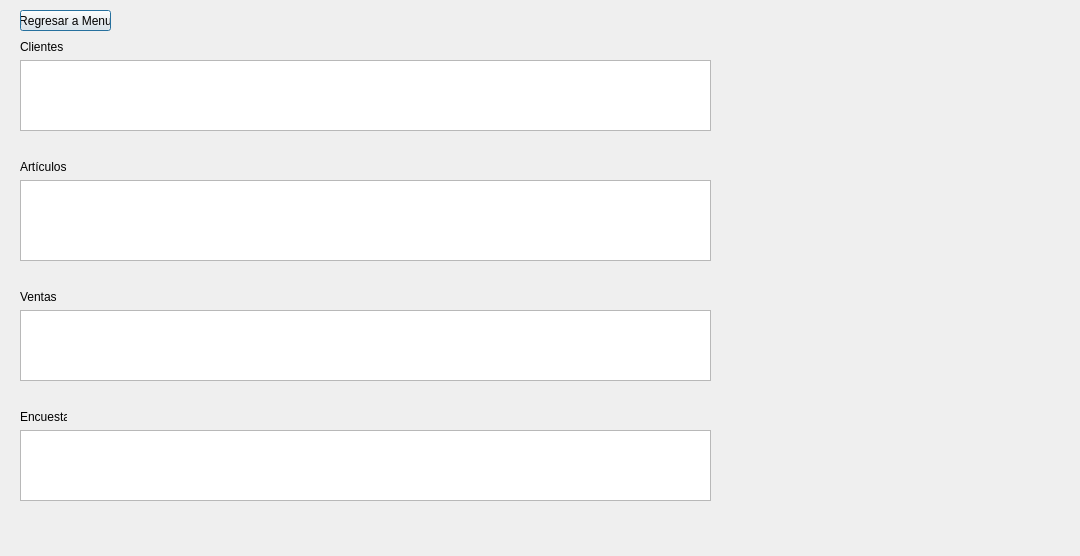
<?xml version="1.0" encoding="UTF-8"?>
<ui version="4.0">
 <class>pantalla_mostrar</class>
 <widget class="QDialog" name="pantalla_mostrar">
  <property name="geometry">
   <rect>
    <x>0</x>
    <y>0</y>
    <width>1080</width>
    <height>556</height>
   </rect>
  </property>
  <property name="windowTitle">
   <string>Dialog</string>
  </property>
  <widget class="QTableView" name="table_clientes">
   <property name="geometry">
    <rect>
     <x>20</x>
     <y>60</y>
     <width>691</width>
     <height>71</height>
    </rect>
   </property>
  </widget>
  <widget class="QLabel" name="label">
   <property name="geometry">
    <rect>
     <x>20</x>
     <y>40</y>
     <width>47</width>
     <height>13</height>
    </rect>
   </property>
   <property name="text">
    <string>Clientes</string>
   </property>
  </widget>
  <widget class="QLabel" name="label_2">
   <property name="geometry">
    <rect>
     <x>20</x>
     <y>160</y>
     <width>47</width>
     <height>13</height>
    </rect>
   </property>
   <property name="text">
    <string>Artículos</string>
   </property>
  </widget>
  <widget class="QTableView" name="table_articulos">
   <property name="geometry">
    <rect>
     <x>20</x>
     <y>180</y>
     <width>691</width>
     <height>81</height>
    </rect>
   </property>
  </widget>
  <widget class="QLabel" name="label_3">
   <property name="geometry">
    <rect>
     <x>20</x>
     <y>290</y>
     <width>47</width>
     <height>13</height>
    </rect>
   </property>
   <property name="text">
    <string>Ventas</string>
   </property>
  </widget>
  <widget class="QTableView" name="table_ventas">
   <property name="geometry">
    <rect>
     <x>20</x>
     <y>310</y>
     <width>691</width>
     <height>71</height>
    </rect>
   </property>
  </widget>
  <widget class="QLabel" name="label_4">
   <property name="geometry">
    <rect>
     <x>20</x>
     <y>410</y>
     <width>47</width>
     <height>13</height>
    </rect>
   </property>
   <property name="text">
    <string>Encuestas</string>
   </property>
  </widget>
  <widget class="QTableView" name="table_encuestas">
   <property name="geometry">
    <rect>
     <x>20</x>
     <y>430</y>
     <width>691</width>
     <height>71</height>
    </rect>
   </property>
  </widget>
  <widget class="QPushButton" name="pushButton_menu">
   <property name="geometry">
    <rect>
     <x>20</x>
     <y>10</y>
     <width>91</width>
     <height>21</height>
    </rect>
   </property>
   <property name="text">
    <string>Regresar a Menu</string>
   </property>
  </widget>
 </widget>
 <resources/>
 <connections/>
</ui>
